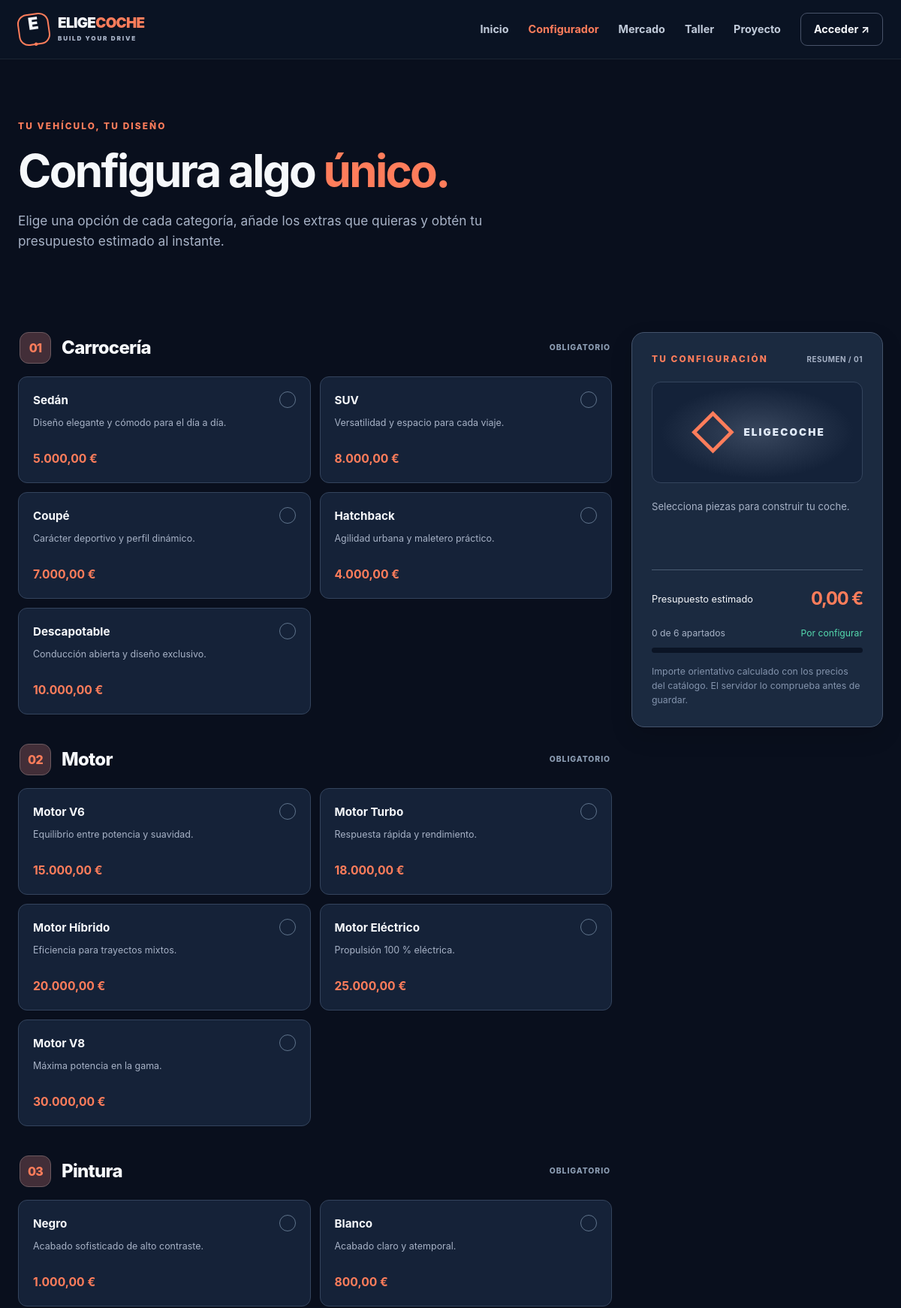
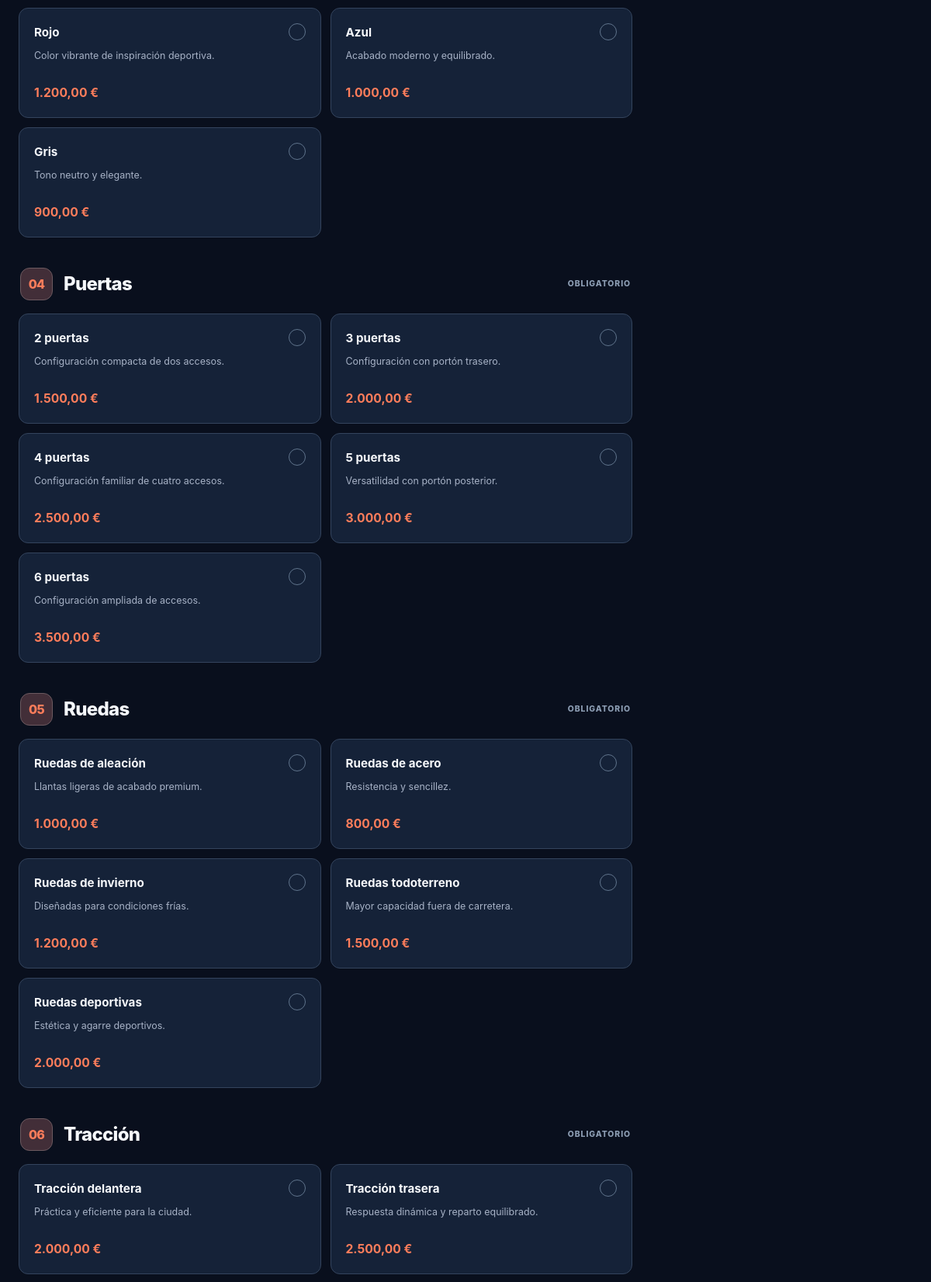
/configurador (upper part), run on the app's committed database (2 pictures, top to bottom).
### tables this page shows
CREATE TABLE IF NOT EXISTS parts (
 id INT UNSIGNED AUTO_INCREMENT PRIMARY KEY,
 category ENUM('body','engine','paint','doors','wheels','drive','accessory') NOT NULL,
 name VARCHAR(100) NOT NULL,
 description VARCHAR(255) NOT NULL DEFAULT '',
 price DECIMAL(10,2) NOT NULL,
 active TINYINT(1) NOT NULL DEFAULT 1,
 UNIQUE KEY part_name_category (category,name), INDEX category_active (category,active)
);

### app/Core/helpers.php (called while the page is built, shortened)
<?php
function e(mixed $value): string { return htmlspecialchars((string) ($value ?? ''), ENT_QUOTES | ENT_SUBSTITUTE, 'UTF-8'); }
function money(int|float|string $value): string { return number_format((float) $value, 2, ',', '.') . ' €'; }
function render(string $view, array $data = [], int $status = 200): void {
    $viewFile = dirname(__DIR__) . '/Views/' . $view . '.php';
    extract($data, EXTR_SKIP);
    require dirname(__DIR__) . '/Views/layouts/header.php';
    require $viewFile;
    require dirname(__DIR__) . '/Views/layouts/footer.php';
}
function current_user(): ?array { return Auth::user(); }

### app/Controllers/CarController.php (called while the page is built, shortened)
<?php
final class CarController {
    public static function configure(): void {
        render('cars/configurator', ['title' => 'Configura tu coche', 'groups' => Catalog::grouped(), 'labels' => CarConfigurator::LABELS]);
    }
}

### app/Core/Auth.php (called while the page is built, shortened)
<?php
final class Auth {
    public static function user(): ?array { return $_SESSION['user'] ?? null; }
}

### config/bootstrap.php (called while the page is built, shortened)
<?php
spl_autoload_register(static function (string $class): void {
    $prefix = 'App\\';
    $file = dirname(__DIR__) . '/app/' . str_replace('\\', '/', substr($class, strlen($prefix))) . '.php';
});
require dirname(__DIR__) . '/app/Core/helpers.php';

### app/Models/Catalog.php (called while the page is built, shortened)
<?php
final class Catalog {
    public static function grouped(): array {
        $rows = Database::connection()->query('SELECT id, category, name, description, price FROM parts WHERE active = 1 ORDER BY id')->fetchAll();
        $groups = array_fill_keys(array_keys(CarConfigurator::LABELS), []);
        foreach ($rows as $row) { $groups[$row['category']][] = $row; }
        return $groups;
    }
}

### app/Core/Database.php (called while the page is built, shortened)
<?php
final class Database {
    private static ?PDO $instance = null;
    public static function connection(): PDO {
        if (self::$instance === null) {
            $host = getenv('DB_HOST') ?: '127.0.0.1';
            $port = getenv('DB_PORT') ?: '3306';
            $name = getenv('DB_NAME') ?: 'eligecoche';
            $dsn = "mysql:host={$host};port={$port};dbname={$name};charset=utf8mb4";
            self::$instance = new PDO($dsn, getenv('DB_USER') ?: '', getenv('DB_PASSWORD') ?: '', [
                PDO::ATTR_ERRMODE => PDO::ERRMODE_EXCEPTION,
                PDO::ATTR_DEFAULT_FETCH_MODE => PDO::FETCH_ASSOC,
                PDO::ATTR_EMULATE_PREPARES => false,
            ]);
        }
        return self::$instance;
    }
}

### app/Views/cars/configurator.php (the view, shortened to what this page needs)
<section class="page-hero shell compact"><span class="kicker">TU VEHÍCULO, TU DISEÑO</span><h1>Configura algo <em>único.</em></h1><p>Elige una opción de cada categoría, añade los extras que quieras y obtén tu presupuesto estimado al instante.</p></section>
<section class="section shell config-layout"><div><form action="/configurador" method="post" id="config-form" class="config-form"><?php $numbers = ['body'=>'01','engine'=>'02','paint'=>'03','doors'=>'04','wheels'=>'05','drive'=>'06']; foreach (\App\Services\CarConfigurator::REQUIRED as $category): ?><fieldset class="config-group"><legend><span class="form-step"><?= $numbers[$category] ?></span><span><?= e($labels[$category]) ?></span><span class="required-indicator">OBLIGATORIO</span></legend><div class="choice-grid"><?php foreach ($groups[$category] ?? [] as $part): ?><label class="choice-card"><span class="choice-content"><span class="choice-heading"><strong><?= e($part['name']) ?></strong><span class="choice-check" aria-hidden="true"></span></span><small><?= e($part['description']) ?></small><b><?= money($part['price']) ?></b></span></label><?php endforeach; ?></div></fieldset><?php endforeach; ?></form></div>
<aside class="quote-sidebar"><div class="quote-card"><div class="quote-head"><span class="kicker">TU CONFIGURACIÓN</span><strong>RESUMEN / 01</strong></div><div class="mini-car" aria-hidden="true">◇ <span>ELIGECOCHE</span></div><div id="quote-items" class="quote-items"><p>Selecciona piezas para construir tu coche.</p></div><div class="quote-total"><span>Presupuesto estimado</span><strong id="quote-total">0,00 €</strong></div><div class="quote-progress"><span id="quote-count">0 de 6 apartados</span><span id="quote-complete">Por configurar</span></div><div class="progress-track"><div class="progress-fill" id="quote-bar" style="width:0%"></div></div><p class="quote-disclaimer">Importe orientativo calculado con los precios del catálogo. El servidor lo comprueba antes de guardar.</p></div></aside></section>

### public/index.php (shortened to what this page needs)
<?php
require dirname(__DIR__) . '/config/bootstrap.php';
$path = rawurldecode(parse_url($_SERVER['REQUEST_URI'] ?? '/', PHP_URL_PATH) ?: '/');
$path = rtrim($path, '/') ?: '/';
$method = $_SERVER['REQUEST_METHOD'] ?? 'GET';
try {
    $routes = [
        'GET' => [
            '/' => [PageController::class, 'home'],
            '/proyecto' => [PageController::class, 'about'],
            '/catalogo' => [PageController::class, 'catalog'],
            '/ranking' => [PageController::class, 'ranking'],
            '/contacto' => [PageController::class, 'contact'],
            '/acceder' => [AuthController::class, 'loginForm'],
            '/registro' => [AuthController::class, 'registerForm'],
            '/configurador' => [CarController::class, 'configure'],
            '/pedidos' => [CarController::class, 'index'],
            '/taller' => [RepairController::class, 'index'],
            '/mercado' => [SaleController::class, 'index'],
            '/operarios' => [StaffController::class, 'dashboard'],
        ],
        'POST' => [
            '/acceder' => [AuthController::class, 'login'],
            '/registro' => [AuthController::class, 'register'],
            '/salir' => [AuthController::class, 'logout'],
            '/configurador' => [CarController::class, 'store'],
            '/taller' => [RepairController::class, 'store'],
            '/mercado' => [SaleController::class, 'store'],
            '/contacto' => [PageController::class, 'sendContact'],
        ],
    ];
    if (isset($routes[$method][$path])) {
        call_user_func($routes[$method][$path]);
    } elseif ($method === 'GET' && preg_match('~^/pedidos/([1-9]\d*)$~', $path, $match)) {
        CarController::show((int) $match[1]);
    } elseif ($method === 'POST' && preg_match('~^/operarios/pedidos/([1-9]\d*)$~', $path, $match)) {
        StaffController::updateOrder((int) $match[1]);
    } elseif ($method === 'POST' && preg_match('~^/operarios/taller/([1-9]\d*)$~', $path, $match)) {
        StaffController::nextRepair((int) $match[1]);
    } elseif ($method === 'POST' && preg_match('~^/mercado/([1-9]\d*)/retirar$~', $path, $match)) {
        SaleController::deactivate((int) $match[1]);
    } else {
        render('pages/error', ['title' => 'Página no encontrada', 'message' => 'La dirección que buscas no existe.'], 404);
    }
} catch (\Throwable $error) {
    error_log((string) $error);
    $debug = (getenv('APP_DEBUG') ?: '') === '1';
    render('pages/error', [
        'title' => 'No se pudo completar la solicitud',
        'message' => $debug ? 'Error local: ' . $error->getMessage() : 'Ha ocurrido un error. Comprueba la configuración del servidor o inténtalo más tarde.',
    ], 500);
}

### app/Views/layouts/header.php (shortened to what this page needs)
<?php
$pathNow = parse_url($_SERVER['REQUEST_URI'] ?? '/', PHP_URL_PATH);
$user = current_user();
?>
<!doctype html>
<html lang="es">
<head>
<link rel="stylesheet" href="/assets/css/styles.css">
</head>
<body>
<header class="site-header">
 <div class="shell nav-bar">
  <a href="/" class="brand" aria-label="EligeCoche, inicio"><span class="brand-icon" aria-hidden="true">E<span class="brand-dot">.</span></span><span>ELIGE<span class="brand-accent">COCHE</span><small>BUILD YOUR DRIVE</small></span></a>
  <nav id="main-menu" class="main-nav" aria-label="Navegación principal">
    <a class="<?= $pathNow === '/' ? 'active' : '' ?>" href="/">Inicio</a>
    <a class="<?= in_array($pathNow, ['/configurador','/catalogo'], true) ? 'active' : '' ?>" href="/configurador">Configurador</a>
    <a class="<?= $pathNow === '/mercado' ? 'active' : '' ?>" href="/mercado">Mercado</a>
    <a class="<?= $pathNow === '/taller' ? 'active' : '' ?>" href="/taller">Taller</a>
    <a href="/proyecto">Proyecto</a>
    <?php if ($user): ?>
      <a href="<?= $user['role'] === 'staff' ? '/operarios' : '/pedidos' ?>" class="nav-account"><?= $user['role'] === 'staff' ? 'Panel de operarios' : 'Mis pedidos' ?></a>
      <form method="post" action="/salir" class="nav-logout"><?= csrf_field() ?><button type="submit" class="nav-logout-button">Salir</button></form>
    <?php else: ?>
      <a href="/acceder" class="nav-account">Acceder <span aria-hidden="true">↗</span></a>
    <?php endif; ?>
  </nav>
 </div>
</header>
<main id="principal">

### app/Views/layouts/footer.php (shortened to what this page needs)
</main>
</body>
</html>

### data on the page
parts: name "Sedán", description "Diseño elegante y cómodo para el día a día.", price "5.000,00 €"
parts: name "SUV", description "Versatilidad y espacio para cada viaje.", price "8.000,00 €"
parts: name "Coupé", description "Carácter deportivo y perfil dinámico.", price "7.000,00 €"
parts: name "Hatchback", description "Agilidad urbana y maletero práctico.", price "4.000,00 €"
parts: name "Descapotable", description "Conducción abierta y diseño exclusivo.", price "10.000,00 €"
parts: name "Motor V6", description "Equilibrio entre potencia y suavidad.", price "15.000,00 €"
parts: name "Motor Turbo", description "Respuesta rápida y rendimiento.", price "18.000,00 €"
parts: name "Motor Híbrido", description "Eficiencia para trayectos mixtos.", price "20.000,00 €"
parts: name "Motor Eléctrico", description "Propulsión 100 % eléctrica.", price "25.000,00 €"
parts: name "Motor V8", description "Máxima potencia en la gama.", price "30.000,00 €"
parts: name "Negro", description "Acabado sofisticado de alto contraste.", price "1.000,00 €"
parts: name "Blanco", description "Acabado claro y atemporal.", price "800,00 €"
parts: name "Rojo", description "Color vibrante de inspiración deportiva.", price "1.200,00 €"
parts: name "Azul", description "Acabado moderno y equilibrado.", price "1.000,00 €"
parts: name "Gris", description "Tono neutro y elegante.", price "900,00 €"
parts: name "2 puertas", description "Configuración compacta de dos accesos.", price "1.500,00 €"
parts: name "3 puertas", description "Configuración con portón trasero.", price "2.000,00 €"
parts: name "4 puertas", description "Configuración familiar de cuatro accesos.", price "2.500,00 €"
parts: name "5 puertas", description "Versatilidad con portón posterior.", price "3.000,00 €"
parts: name "6 puertas", description "Configuración ampliada de accesos.", price "3.500,00 €"
parts: name "Ruedas de aleación", description "Llantas ligeras de acabado premium.", price "1.000,00 €"
parts: name "Ruedas de acero", description "Resistencia y sencillez.", price "800,00 €"
parts: name "Ruedas de invierno", description "Diseñadas para condiciones frías.", price "1.200,00 €"
parts: name "Ruedas todoterreno", description "Mayor capacidad fuera de carretera.", price "1.500,00 €"
parts: name "Ruedas deportivas", description "Estética y agarre deportivos.", price "2.000,00 €"
parts: name "Tracción delantera", description "Práctica y eficiente para la ciudad.", price "2.000,00 €"
parts: name "Tracción trasera", description "Respuesta dinámica y reparto equilibrado.", price "2.500,00 €"

### other printed values
$numbers[$category] "01"
$labels[$category] "Carrocería"
$numbers[$category] "02"
$labels[$category] "Motor"
$numbers[$category] "03"
$labels[$category] "Pintura"
$numbers[$category] "04"
$labels[$category] "Puertas"
$numbers[$category] "05"
$labels[$category] "Ruedas"
$numbers[$category] "06"
$labels[$category] "Tracción"
